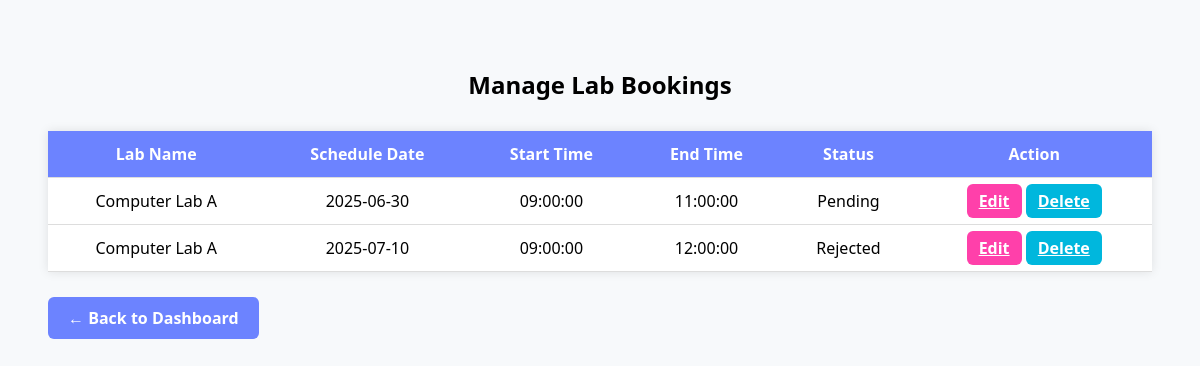
/manage.php (signed in), run on the app's committed database.
### tables this page shows
CREATE TABLE `lab_booking` (
  `Booking_ID` int(11) NOT NULL,
  `Instruc_ID` varchar(10) DEFAULT NULL,
  `Lab_ID` varchar(10) DEFAULT NULL,
  `Usage_date` date DEFAULT NULL,
  `Start_time` time DEFAULT NULL,
  `End_time` time DEFAULT NULL,
  `Status` enum('Pending','Approved','Rejected') DEFAULT 'Pending',
  `notified` tinyint(1) DEFAULT 0
);

CREATE TABLE `laboratory` (
  `Lab_ID` varchar(10) NOT NULL,
  `Lab_name` varchar(50) DEFAULT NULL,
  `Capacity` int(11) DEFAULT NULL,
  `Availability` varchar(20) DEFAULT NULL,
  `TO_ID` varchar(10) DEFAULT NULL
);

### manage.php (the view, shortened to what this page needs)
<?php
include 'db.php';
$instruc_id = $_SESSION['user_id'];
$query = $conn->prepare("SELECT lb.Booking_ID, l.Lab_name, lb.Usage_date, lb.Start_time, lb.End_time, lb.Status
                        FROM lab_booking lb
                        JOIN laboratory l ON lb.Lab_ID = l.Lab_ID
                        WHERE lb.Instruc_ID = ?
                        ORDER BY lb.Usage_date, lb.Start_time");
$query->bind_param("s", $instruc_id);
$query->execute();
$result = $query->get_result();
?>
<!DOCTYPE html>
<html>
<head>
</head>
<body>
    <h2>Manage Lab Bookings</h2>
    <table>
        <tr>
            <th>Lab Name</th>
            <th>Schedule Date</th>
            <th>Start Time</th>
            <th>End Time</th>
            <th>Status</th>
            <th>Action</th>
        </tr>
        <?php while ($row = $result->fetch_assoc()): ?>
            <tr>
                <td><?= htmlspecialchars($row['Lab_name']) ?></td>
                <td><?= $row['Usage_date'] ?></td>
                <td><?= $row['Start_time'] ?></td>
                <td><?= $row['End_time'] ?></td>
                <td><?= $row['Status'] ?></td>
                <td>
                    <a class="action-btn edit" href="edit_booking.php?id=<?= $row['Booking_ID'] ?>">Edit</a>
                    <a class="action-btn delete" href="manage.php?delete=<?= $row['Booking_ID'] ?>" onclick="return confirm('Are you sure you want to delete this booking?');">Delete</a>
                </td>
            </tr>
        <?php endwhile; ?>
    </table>
    <a class="back-btn" href="instructor_dashboard.php">← Back to Dashboard</a>
</body>
</html>

### manage.php (style rules this page uses)
body { font-family: 'Segoe UI', sans-serif; background-color: #f7f9fb; padding: 40px; }
h2 { text-align: center; margin-bottom: 30px; }
table { width: 100%; border-collapse: collapse; background: white; box-shadow: 0 0 10px rgba(0,0,0,0.1); }
th, td { padding: 12px 16px; border-bottom: 1px solid #ddd; text-align: center; }
th { background-color: #6c83ff; color: white; }
.action-btn { padding: 6px 12px; border: none; border-radius: 6px; cursor: pointer; font-weight: bold; }
.edit { background-color: #ff40aa; color: white; }
.delete { background-color: #00b7dd; color: white; }
.back-btn { display: inline-block; margin-top: 25px; background-color: #6c83ff; color: white; padding: 10px 20px; border-radius: 6px; text-decoration: none; font-weight: bold; }

### data on the page
lab_booking: Lab_ID.Lab_name "Computer Lab A", Usage_date "2025-06-30", Start_time "09:00:00", End_time "11:00:00", Status "Pending"
lab_booking: Lab_ID.Lab_name "Computer Lab A", Usage_date "2025-07-10", Start_time "09:00:00", End_time "12:00:00", Status "Rejected"
